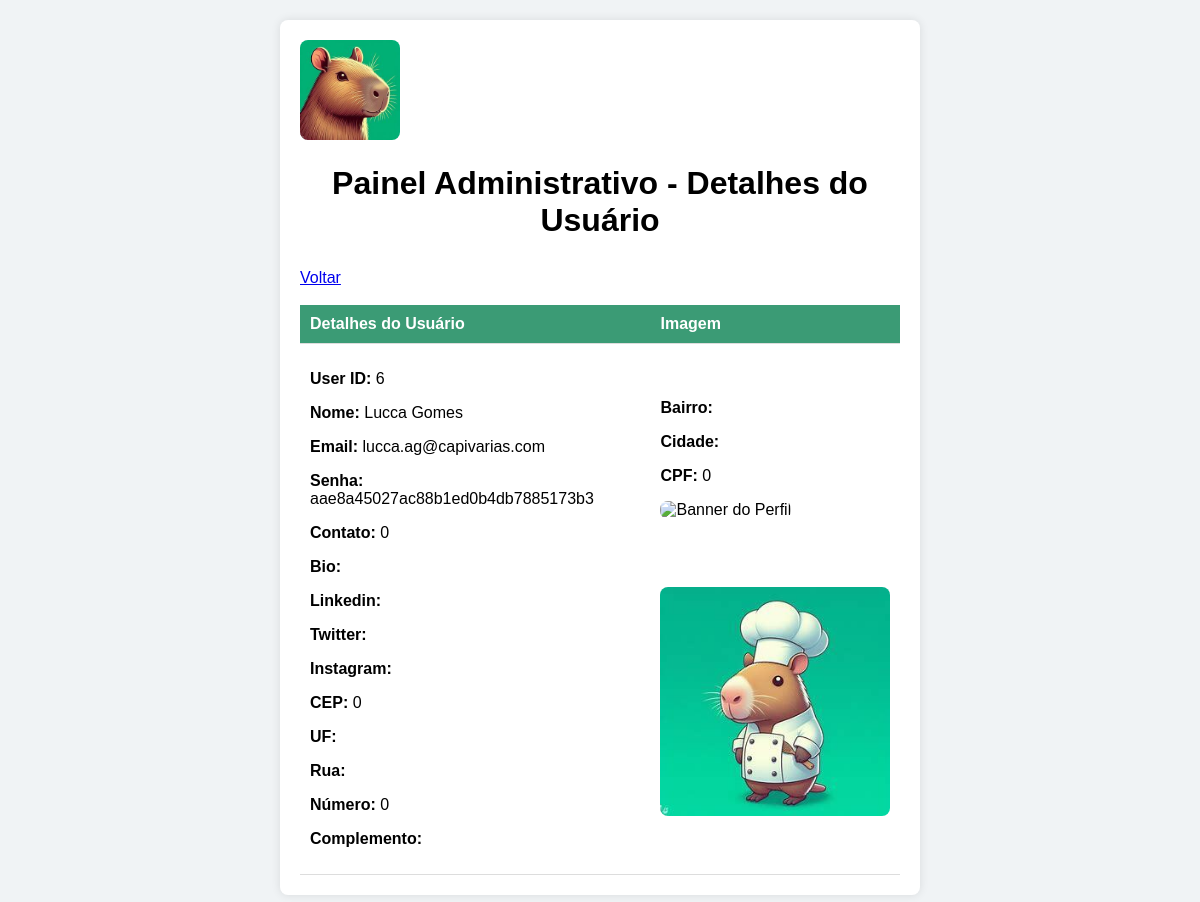
The app's page /adm_visualizar_perfil.php?idUser=6 with its own data.
### tables this page shows
CREATE TABLE `tb_users` (
  `idUser` int(11) NOT NULL,
  `nome` varchar(255) NOT NULL,
  `banner` varchar(255) NOT NULL,
  `fotoPerfil` varchar(255) NOT NULL,
  `email` varchar(255) NOT NULL,
  `senha` varchar(255) NOT NULL,
  `celular` bigint(20) NOT NULL,
  `bio` longtext NOT NULL,
  `linkedin` varchar(255) NOT NULL,
  `twitter` varchar(255) NOT NULL,
  `instagram` varchar(255) NOT NULL,
  `cep` int(11) NOT NULL,
  `uf` varchar(2) NOT NULL,
  `rua` varchar(255) NOT NULL,
  `numero` bigint(12) NOT NULL,
  `comp` varchar(255) NOT NULL,
  `bairro` varchar(255) NOT NULL,
  `cidade` varchar(255) NOT NULL,
  `cpf_cnpj` bigint(14) NOT NULL
);

### adm_visualizar_perfil.php (the view, shortened to what this page needs)
<?php require("conn_capybd.php");
if(isset($_GET['idUser'])){
    $id = $_GET['idUser'];
};
$query_rs_perf = "SELECT * FROM tb_users WHERE idUser = $id";
$rs_perf = mysqli_query($conn_capybd, $query_rs_perf);
?>
<!DOCTYPE html>
<html lang="pt-br">
<head>
</head>
<body>
<div class="container">
    <a href="feed-temp.php">
        <img src="images/capivaraPadraoIcon.jpg" width="100" alt="Capybara Icon">
    </a>
    <h1>Painel Administrativo - Detalhes do Usuário</h1>
    <a href="adm_perfil.php">Voltar</a>
    <br><br>
    <table>
        <tr>
            <th>Detalhes do Usuário</th>
            <th>Imagem</th>
        </tr>
        <?php if($row_rs_perf = mysqli_fetch_assoc($rs_perf)) { ?>
        <tr>
            <td>
                <p><strong>User ID:</strong> <?php echo $row_rs_perf['idUser']; ?></p>
                <p><strong>Nome:</strong> <?php echo $row_rs_perf['nome']; ?></p>
                <p><strong>Email:</strong> <?php echo $row_rs_perf['email']; ?></p>
                <p><strong>Senha:</strong> <?php echo md5($row_rs_perf['senha']); ?></p>
                <p><strong>Contato:</strong> <?php echo $row_rs_perf['celular']; ?></p>
                <p><strong>Bio:</strong> <?php echo $row_rs_perf['bio']; ?></p>
                <p><strong>Linkedin:</strong> <a href="<?php echo $row_rs_perf['linkedin']; ?>"><?php echo $row_rs_perf['linkedin']; ?></a></p>
                <p><strong>Twitter:</strong> <a href="<?php echo $row_rs_perf['twitter']; ?>"><?php echo $row_rs_perf['twitter']; ?></a></p>
                <p><strong>Instagram:</strong> <a href="<?php echo $row_rs_perf['instagram']; ?>"><?php echo $row_rs_perf['instagram']; ?></a></p>
                <p><strong>CEP:</strong> <?php echo $row_rs_perf['cep']; ?></p>
                <p><strong>UF:</strong> <?php echo $row_rs_perf['uf']; ?></p>
                <p><strong>Rua:</strong> <?php echo $row_rs_perf['rua']; ?></p>
                <p><strong>Número:</strong> <?php echo $row_rs_perf['numero']; ?></p>
                <p><strong>Complemento:</strong> <?php echo $row_rs_perf['comp']; ?></p>
            </td>
            <td>
                <p><strong>Bairro:</strong> <?php echo $row_rs_perf['bairro']; ?></p>
                <p><strong>Cidade:</strong> <?php echo $row_rs_perf['cidade']; ?></p>
                <p><strong>CPF:</strong> <?php echo $row_rs_perf['cpf_cnpj']; ?></p>
                <p><img src="images/<?php echo $row_rs_perf['banner']; ?>" alt="Banner do Perfil"></p><br><br>
                <p><img src="images/<?php echo $row_rs_perf['fotoPerfil']; ?>" alt="Foto de Perfil"></p>
            </td>
        </tr>
        <?php } ?>
    </table>
</div>
</body>
</html>

### adm_visualizar_perfil.php (style rules this page uses)
body { font-family: Arial, sans-serif; margin: 0; padding: 0; background-color: #f0f3f5; }
.container { max-width: 600px; margin: 20px auto; padding: 20px; background-color: #fff; border-radius: 8px; box-shadow: 0 0 10px rgba(0, 0, 0, 0.1); }
h1 { text-align: center; margin-bottom: 30px; }
table { width: 100%; border-collapse: collapse; }
th, td { padding: 10px; text-align: left; border-bottom: 1px solid #ddd; }
th { background-color: #3b9b75; color: #fff; font-weight: bold; }
td { vertical-align: middle; }
img { max-width: 100%; height: auto; border-radius: 8px; }

### records on screen
tb_users: idUser "6", nome "Lucca Gomes", email "lucca.ag@capivarias.com", senha "aae8a45027ac88b1ed0b4db7885173b3", celular "0", cep "0", numero "0", cpf_cnpj "0", fotoPerfil (picture)
